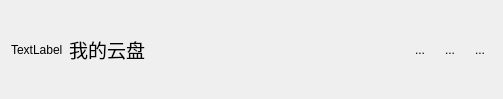
<?xml version="1.0" encoding="UTF-8"?>
<ui version="4.0">
 <class>TitleWg</class>
 <widget class="QWidget" name="TitleWg">
  <property name="geometry">
   <rect>
    <x>0</x>
    <y>0</y>
    <width>503</width>
    <height>99</height>
   </rect>
  </property>
  <property name="windowTitle">
   <string>Form</string>
  </property>
  <layout class="QHBoxLayout" name="horizontalLayout">
   <item>
    <widget class="QLabel" name="logo">
     <property name="text">
      <string>TextLabel</string>
     </property>
    </widget>
   </item>
   <item>
    <widget class="QLabel" name="wgtitle">
     <property name="font">
      <font>
       <family>新宋体</family>
       <pointsize>14</pointsize>
      </font>
     </property>
     <property name="text">
      <string>我的云盘</string>
     </property>
    </widget>
   </item>
   <item>
    <spacer name="horizontalSpacer">
     <property name="orientation">
      <enum>Qt::Horizontal</enum>
     </property>
     <property name="sizeHint" stdset="0">
      <size>
       <width>167</width>
       <height>20</height>
      </size>
     </property>
    </spacer>
   </item>
   <item>
    <widget class="QToolButton" name="set">
     <property name="text">
      <string>...</string>
     </property>
     <property name="icon">
      <iconset resource="qrc.qrc">
       <normaloff>:/upload/images/set.jpg</normaloff>:/upload/images/set.jpg</iconset>
     </property>
     <property name="iconSize">
      <size>
       <width>32</width>
       <height>32</height>
      </size>
     </property>
     <property name="autoRaise">
      <bool>true</bool>
     </property>
    </widget>
   </item>
   <item>
    <widget class="QToolButton" name="min">
     <property name="text">
      <string>...</string>
     </property>
     <property name="icon">
      <iconset resource="qrc.qrc">
       <normaloff>:/upload/images/min.jpg</normaloff>:/upload/images/min.jpg</iconset>
     </property>
     <property name="iconSize">
      <size>
       <width>32</width>
       <height>32</height>
      </size>
     </property>
     <property name="autoRaise">
      <bool>true</bool>
     </property>
    </widget>
   </item>
   <item>
    <widget class="QToolButton" name="close">
     <property name="text">
      <string>...</string>
     </property>
     <property name="icon">
      <iconset resource="qrc.qrc">
       <normaloff>:/upload/images/close.jpg</normaloff>:/upload/images/close.jpg</iconset>
     </property>
     <property name="iconSize">
      <size>
       <width>32</width>
       <height>32</height>
      </size>
     </property>
     <property name="autoRaise">
      <bool>true</bool>
     </property>
    </widget>
   </item>
  </layout>
 </widget>
 <resources>
  <include location="qrc.qrc"/>
 </resources>
 <connections/>
</ui>
